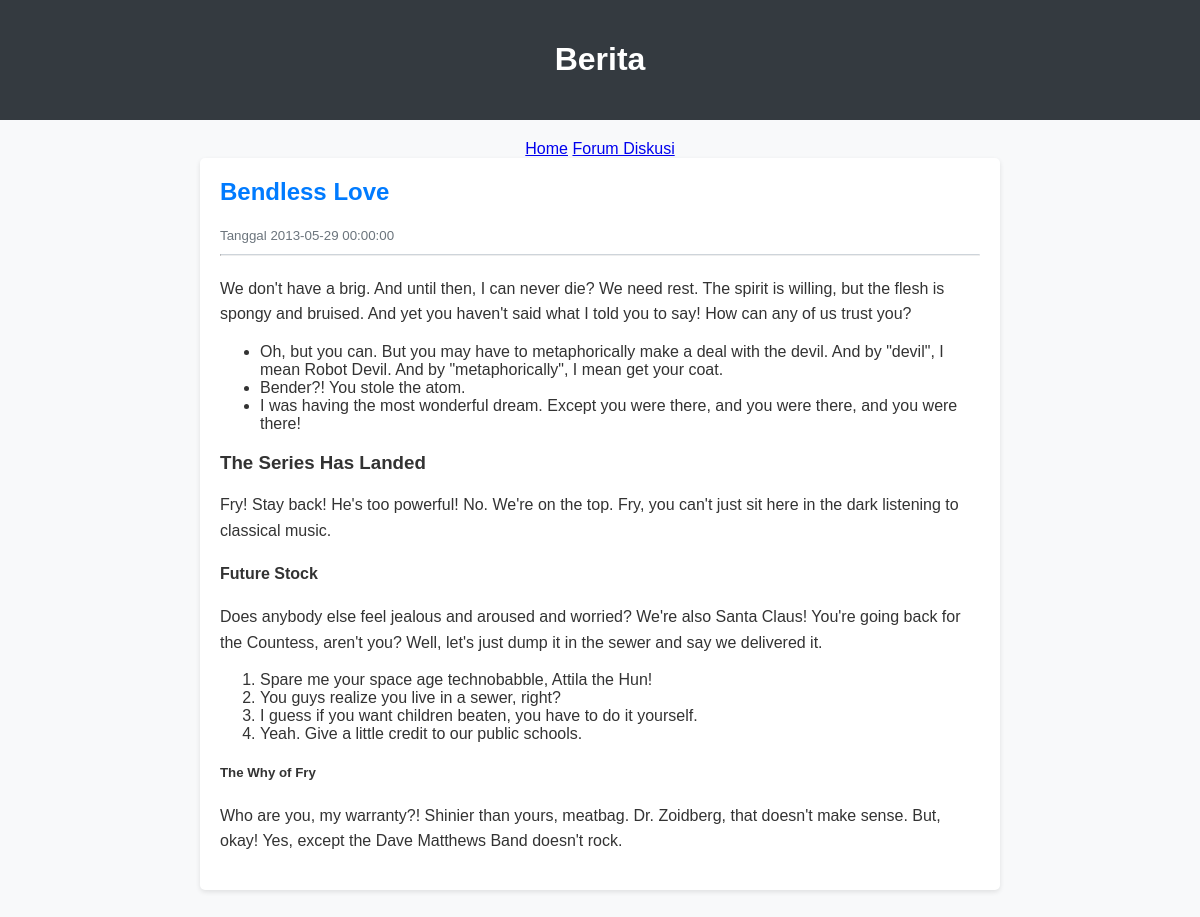
The page /post.php?id=1 on the database its author committed.
### tables this page shows
CREATE TABLE `post` (
  `id` int(11) unsigned NOT NULL AUTO_INCREMENT,
  `judul` varchar(255) DEFAULT NULL,
  `konten` text,
  `tanggal` datetime DEFAULT NULL,
  PRIMARY KEY (`id`)
);

### post.php (the view, shortened to what this page needs)
<?php
include 'koneksi.php';
$id = $_GET['id'];
$q  = mysqli_query($conn, "SELECT * FROM post WHERE id = {$id}") or die(mysqli_error($conn));
$post = mysqli_fetch_array($q);
?>
<!DOCTYPE html>
<html lang="en">
<head>
</head>
<body>
    <header>
        <h1>Berita</h1>
    </header>
    <div class="container">
        <nav style="text-align: center;">
            <a href="index.php">Home</a>
            <a href="gb.php">Forum Diskusi</a>
        </nav>
        <div class="post">
            <h2><?php echo $post['judul'] ?></h2>
            <small>Tanggal <?php echo $post['tanggal'] ?></small>
            <hr>
            <?php echo $post['konten'] ?>
        </div>
    </div>
</body>
</html>

### post.php (style rules this page uses)
body { font-family: Arial, sans-serif; margin: 0; padding: 0; background-color: #f8f9fa; color: #333; }
header { background-color: #343a40; color: #fff; padding: 20px 0; text-align: center; }
.container { max-width: 800px; margin: 0 auto; padding: 20px; }
.post { background-color: #fff; padding: 20px; margin-bottom: 20px; border-radius: 5px; box-shadow: 0 2px 5px rgba(0, 0, 0, 0.1); }
.post h2 { margin-top: 0; color: #007bff; }
.post small { color: #6c757d; }
.post hr { border-top: 1px solid #ced4da; margin-top: 10px; margin-bottom: 20px; }
.post p { line-height: 1.6; }

### rows shown on the page
post: judul "Bendless Love", tanggal "2013-05-29 00:00:00", konten "We don't have a brig. And until then, I can never die? We need rest. The spirit is willing, but the flesh is spongy and bruised. And yet you haven't said what I told you to say! How can any of us trust you? Oh, but you can. But you may have to metaphorically make a deal with the devil. And by \"devil\", I mean Robot Devil. And by \"metaphorically\", I mean get your coat. Bender?! You stole the atom. I was having the most wonderful dream. Except you were there, and you were there, and you were there! The Series Has Landed Fry! Stay back! He's too powerful! No. We're on the top. Fry, you can't just sit here in the dark listening to classical music. Future Stock Does anybody else feel jealous and…"
